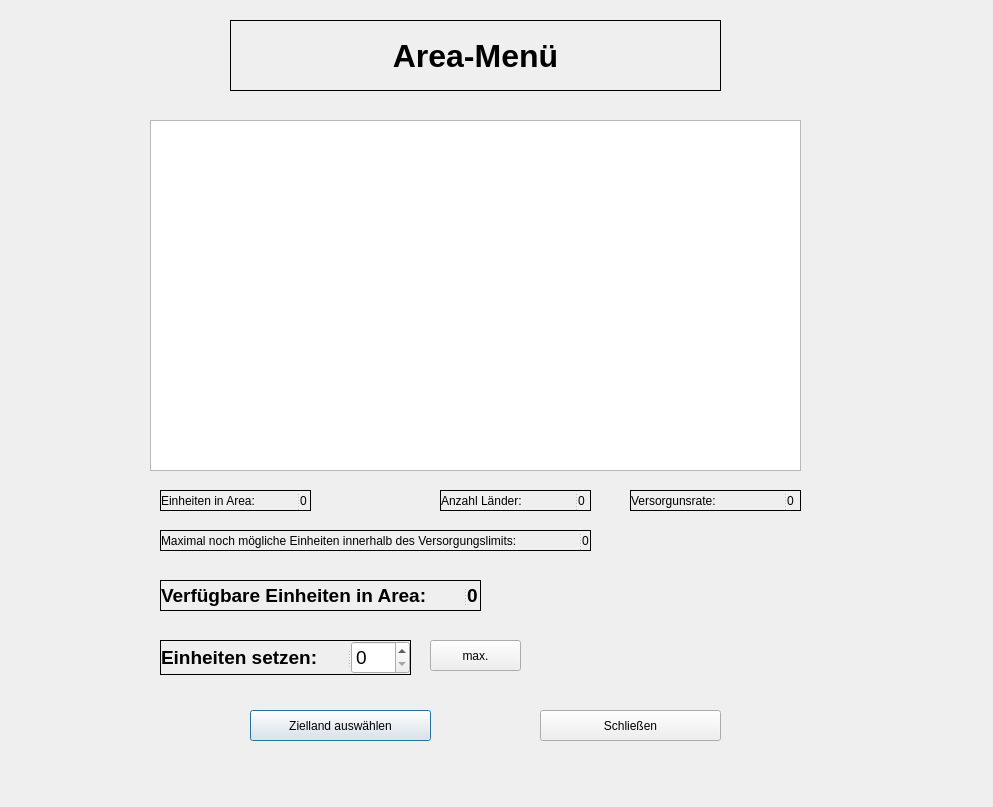
<?xml version="1.0" encoding="UTF-8"?>
<ui version="4.0">
 <class>CAreaMenu</class>
 <widget class="QDialog" name="CAreaMenu">
  <property name="geometry">
   <rect>
    <x>0</x>
    <y>0</y>
    <width>993</width>
    <height>807</height>
   </rect>
  </property>
  <property name="windowTitle">
   <string>Dialog</string>
  </property>
  <widget class="QLabel" name="headline">
   <property name="geometry">
    <rect>
     <x>230</x>
     <y>20</y>
     <width>491</width>
     <height>71</height>
    </rect>
   </property>
   <property name="font">
    <font>
     <pointsize>24</pointsize>
     <bold>true</bold>
    </font>
   </property>
   <property name="frameShape">
    <enum>QFrame::Box</enum>
   </property>
   <property name="text">
    <string>Area-Menü</string>
   </property>
   <property name="alignment">
    <set>Qt::AlignCenter</set>
   </property>
  </widget>
  <widget class="CMyView" name="areaView">
   <property name="geometry">
    <rect>
     <x>150</x>
     <y>120</y>
     <width>651</width>
     <height>351</height>
    </rect>
   </property>
   <property name="verticalScrollBarPolicy">
    <enum>Qt::ScrollBarAlwaysOff</enum>
   </property>
   <property name="horizontalScrollBarPolicy">
    <enum>Qt::ScrollBarAlwaysOff</enum>
   </property>
  </widget>
  <widget class="QPushButton" name="setPB">
   <property name="geometry">
    <rect>
     <x>250</x>
     <y>710</y>
     <width>181</width>
     <height>31</height>
    </rect>
   </property>
   <property name="text">
    <string>Zielland auswählen</string>
   </property>
  </widget>
  <widget class="QPushButton" name="quitPB">
   <property name="geometry">
    <rect>
     <x>540</x>
     <y>710</y>
     <width>181</width>
     <height>31</height>
    </rect>
   </property>
   <property name="text">
    <string>Schließen</string>
   </property>
  </widget>
  <widget class="QSplitter" name="unitsInAreaLayout">
   <property name="geometry">
    <rect>
     <x>160</x>
     <y>490</y>
     <width>151</width>
     <height>21</height>
    </rect>
   </property>
   <property name="frameShape">
    <enum>QFrame::Box</enum>
   </property>
   <property name="orientation">
    <enum>Qt::Horizontal</enum>
   </property>
   <widget class="QLabel" name="unitsInAreaLabel">
    <property name="text">
     <string>Einheiten in Area: </string>
    </property>
   </widget>
   <widget class="QLabel" name="unitsInAreaInfo">
    <property name="text">
     <string>0</string>
    </property>
   </widget>
  </widget>
  <widget class="QSplitter" name="availableUnitsLayout">
   <property name="geometry">
    <rect>
     <x>160</x>
     <y>580</y>
     <width>321</width>
     <height>31</height>
    </rect>
   </property>
   <property name="frameShape">
    <enum>QFrame::Box</enum>
   </property>
   <property name="orientation">
    <enum>Qt::Horizontal</enum>
   </property>
   <widget class="QLabel" name="availableUnitsLabel">
    <property name="font">
     <font>
      <pointsize>14</pointsize>
      <bold>true</bold>
     </font>
    </property>
    <property name="frameShape">
     <enum>QFrame::NoFrame</enum>
    </property>
    <property name="text">
     <string>Verfügbare Einheiten in Area:</string>
    </property>
   </widget>
   <widget class="QLabel" name="availableUnitsInfo">
    <property name="font">
     <font>
      <pointsize>14</pointsize>
      <bold>true</bold>
     </font>
    </property>
    <property name="text">
     <string>0</string>
    </property>
   </widget>
  </widget>
  <widget class="QSplitter" name="supplyRatioLayout">
   <property name="geometry">
    <rect>
     <x>630</x>
     <y>490</y>
     <width>171</width>
     <height>21</height>
    </rect>
   </property>
   <property name="frameShape">
    <enum>QFrame::Box</enum>
   </property>
   <property name="orientation">
    <enum>Qt::Horizontal</enum>
   </property>
   <widget class="QLabel" name="supplyRatioLabel">
    <property name="text">
     <string>Versorgunsrate:</string>
    </property>
   </widget>
   <widget class="QLabel" name="supplyRatioInfo">
    <property name="text">
     <string>0</string>
    </property>
   </widget>
  </widget>
  <widget class="QSplitter" name="mayAddUnitsLayout">
   <property name="geometry">
    <rect>
     <x>160</x>
     <y>530</y>
     <width>431</width>
     <height>21</height>
    </rect>
   </property>
   <property name="frameShape">
    <enum>QFrame::Box</enum>
   </property>
   <property name="orientation">
    <enum>Qt::Horizontal</enum>
   </property>
   <widget class="QLabel" name="maxAddUnitsLabel">
    <property name="text">
     <string>Maximal noch mögliche Einheiten innerhalb des Versorgungslimits:</string>
    </property>
   </widget>
   <widget class="QLabel" name="maxAddUnitsInfo">
    <property name="text">
     <string>0</string>
    </property>
   </widget>
  </widget>
  <widget class="QSplitter" name="setUnitsLayout">
   <property name="geometry">
    <rect>
     <x>160</x>
     <y>640</y>
     <width>251</width>
     <height>35</height>
    </rect>
   </property>
   <property name="frameShape">
    <enum>QFrame::Box</enum>
   </property>
   <property name="orientation">
    <enum>Qt::Horizontal</enum>
   </property>
   <widget class="QLabel" name="setUnitsLabel">
    <property name="font">
     <font>
      <pointsize>14</pointsize>
      <bold>true</bold>
     </font>
    </property>
    <property name="text">
     <string>Einheiten setzen:</string>
    </property>
   </widget>
   <widget class="QSpinBox" name="setUnitsSB">
    <property name="font">
     <font>
      <pointsize>14</pointsize>
     </font>
    </property>
   </widget>
  </widget>
  <widget class="QSplitter" name="areaSizeLayout">
   <property name="geometry">
    <rect>
     <x>440</x>
     <y>490</y>
     <width>151</width>
     <height>21</height>
    </rect>
   </property>
   <property name="frameShape">
    <enum>QFrame::Box</enum>
   </property>
   <property name="orientation">
    <enum>Qt::Horizontal</enum>
   </property>
   <widget class="QLabel" name="areaSizeLabel">
    <property name="text">
     <string>Anzahl Länder:</string>
    </property>
   </widget>
   <widget class="QLabel" name="areaSizeInfo">
    <property name="text">
     <string>0</string>
    </property>
   </widget>
  </widget>
  <widget class="QPushButton" name="maxValuePB">
   <property name="geometry">
    <rect>
     <x>430</x>
     <y>640</y>
     <width>91</width>
     <height>31</height>
    </rect>
   </property>
   <property name="text">
    <string>max.</string>
   </property>
  </widget>
 </widget>
 <customwidgets>
  <customwidget>
   <class>CMyView</class>
   <extends>QGraphicsView</extends>
   <header>myview.h</header>
  </customwidget>
 </customwidgets>
 <resources/>
 <connections/>
</ui>
